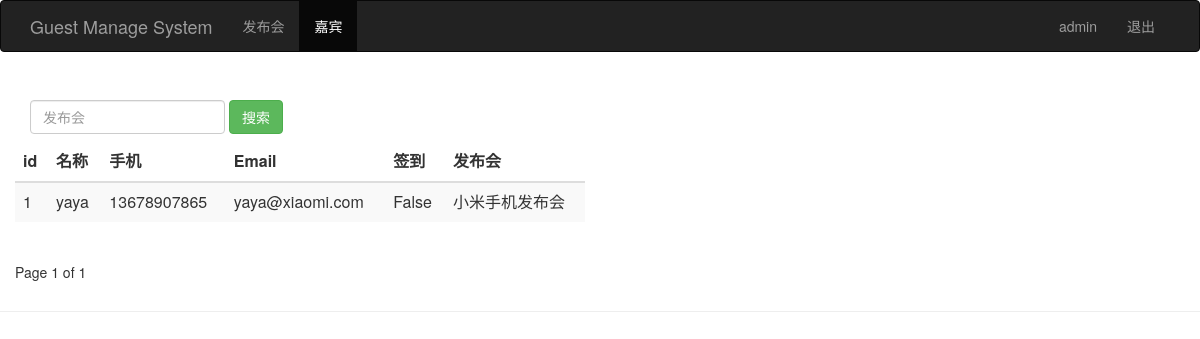
Page /guest_manage/?page=3 (signed in) on the earlier database version.
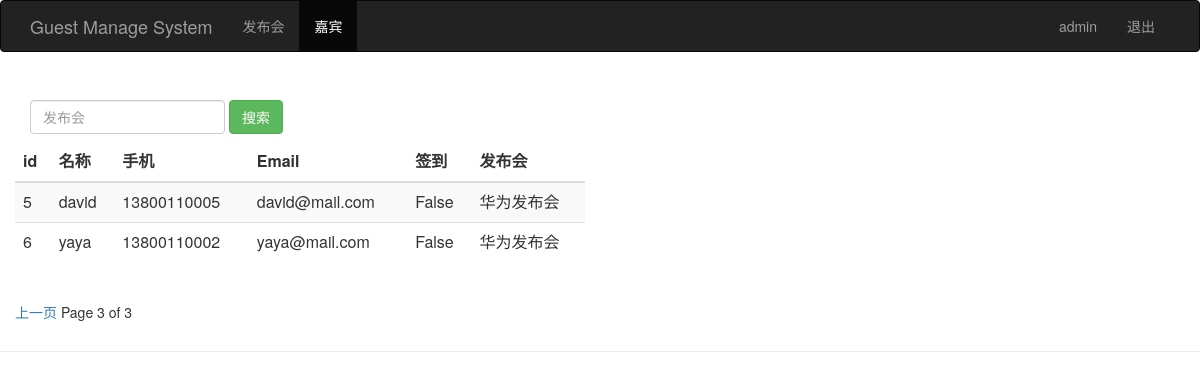
Same page on the later database version.
### sign/models.py (models this page shows, shortened)
class Guest(models.Model):
	event = models.ForeignKey(Event)
	realname = models.CharField(max_length=64)
	phone = models.CharField(max_length=16)
	email = models.EmailField()
	sign = models.BooleanField()
	create_time = models.DateTimeField(auto_now=True)
	class Meta:
		unique_together = ("event","phone")

class Event(models.Model):
	name = models.CharField(max_length=100)
	limit = models.IntegerField()
	status = models.BooleanField()
	address = models.CharField(max_length=200)
	start_time = models.DateTimeField('events time')
	create_time = models.DateTimeField(auto_now=True)
	def __unicode__(self):
		return self.name

### sign/views.py (the view)
# urls.py: url(r'^guest_manage/$', views.guest_manage),
@login_required
def guest_manage(request):
	username = request.session.get("user","")
	guest_list = Guest.objects.all()
	paginator = Paginator(guest_list,2)
	page = request.GET.get("page")
	try:
		contacts = paginator.page(page)
	except PageNotAnInteger:
		contacts = paginator.page(1)
	except EmptyPage:
		contacts = paginator.page(paginator.num_pages)
	return render(request,"guest_manage.html",{"user":username,"guests":contacts})

### sign/templates/guest_manage.html (shortened to what this page needs)
<html>
<head>
	{% load bootstrap3 %}
	{% bootstrap_css %}
</head>
<body role="document">
	<nav class="navbar navbar-inverse">
		<div class="container">
			<div class="navbar-header">
				<a class="navbar-brand" href="/event_manage/">Guest Manage System</a>
			</div>
			<div  id="navbar" class="collapse navbar-collapse">
				<ul class="nav navbar-nav">
					<li><a href="/event_manage/">发布会</a></li>
					<li class="active"> <a href="#">嘉宾</a></li>
				</ul>
				<ul class="nav navbar-nav navbar-right">
					<li><a href="#">{{user}}</a></li>
					<li><a href="/logout/">退出</a></li>
				</ul>
			</div>
		</div>
	</nav>
	<div class="page-header">
		<div id="navbar" class="navbar-collapse collapse">
			<form class="navbar-form" method="get" action="/search_guest/">
				<div class="form-group">
					<input name="realname" type="text" placeholder="发布会" class="form-control">
				</div>
				<button type="submit" class="btn btn-success">搜索</button>
			</form>
	<div class="row">
		<div class="col-md-6">
			<table class="table table-striped">
				<thead>
					<tr>
						<th>id</th>
						<th>名称</th>
						<th>手机</th>
						<th>Email</th>
						<th>签到</th>
						<th>发布会</th>
					</tr>
				</thead>
				<tbody>
					{% for guest in guests %}
					<tr>
						<td>{{guest.id}}</td>
						<td>{{guest.realname}}</td>
						<td>{{guest.phone}}</td>
						<td>{{guest.email}}</td>
						<td>{{guest.sign}}</td>
						<td>{{guest.event}}</td>
					</tr>
					{% endfor %}
				</tbody>
			</table>
		</div>
	</div>
	<div class="pagination">
		<span class="step-links">
			{% if guests.has_previous %}
			<a href="?page={{guests.previous_page_number}}">上一页</a>
			{% endif %}
			<span class="current">
				Page {{guests.number}} of {{guests.paginator.num_pages}}
			</span>
		</span>
	</div>
</body>

Differences in the rows shown:
no longer on this page (row unchanged): Guest: id "1", realname "yaya", phone "13678907865", email "yaya@xiaomi.com", sign "False", event "小米手机发布会"
added Guest: id "5", realname "david", phone "13800110005", email "david@mail.com", sign "False", event "华为发布会"
added Guest: id "6", realname "yaya", phone "13800110002", email "yaya@mail.com", sign "False", event "华为发布会"
Other differences:
{{ guests.number }}: "1" → "3"
{{ guests.paginator.num_pages }}: "1" → "3"
text now shown: "上一页"
